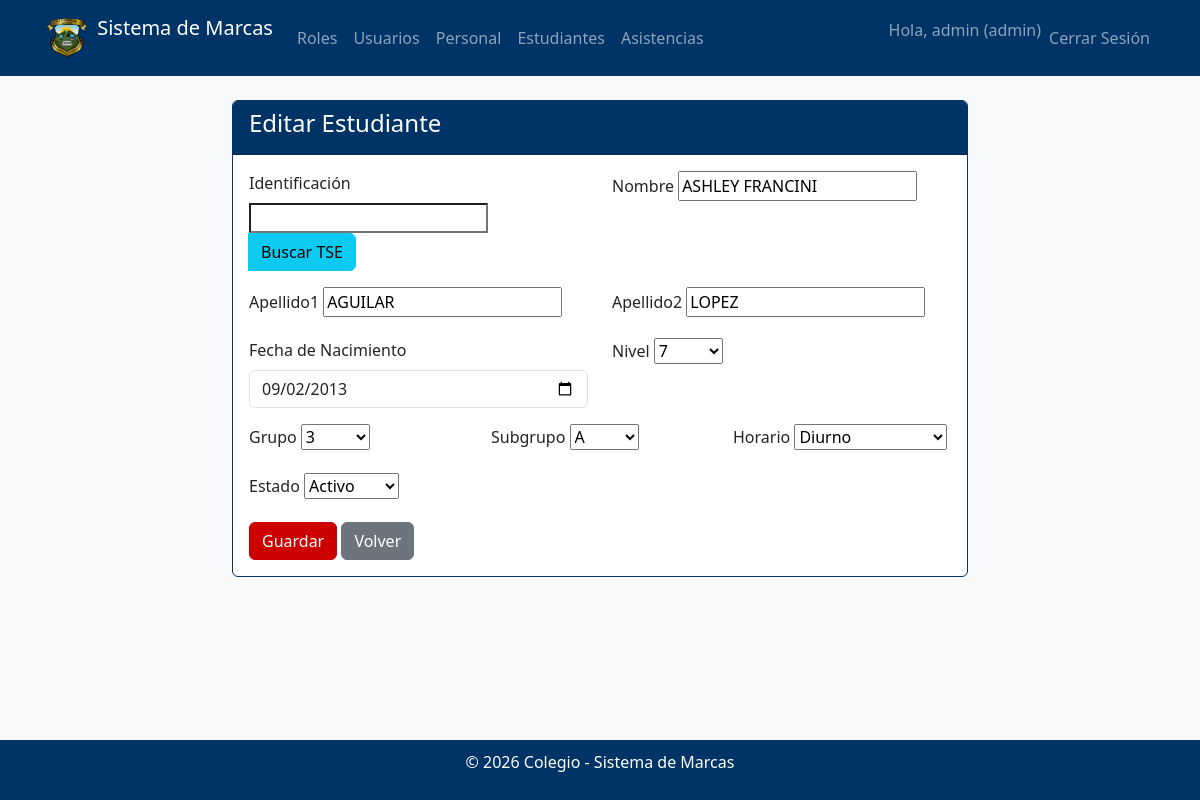
The page /users/estudiantes/1/update/ (signed in) on the database as committed earlier.
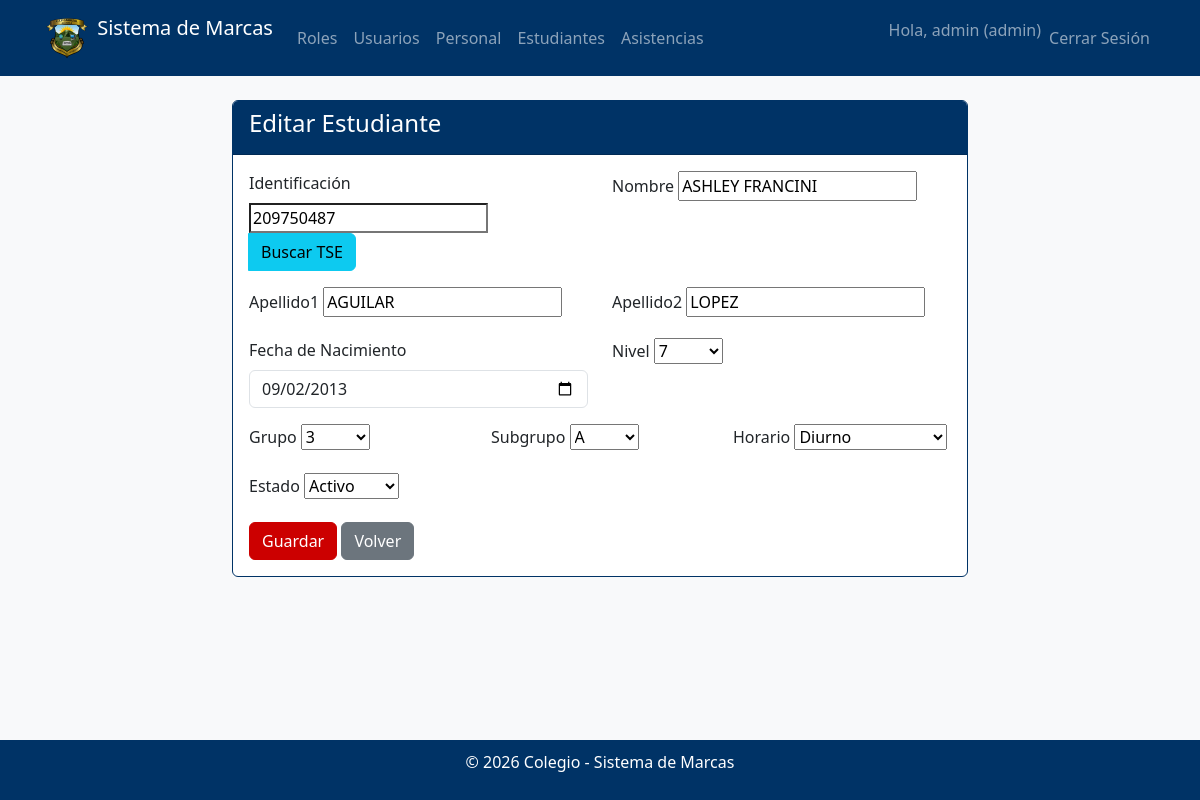
The same page on the database as committed later.
### users/models.py (models this page shows, shortened)
class Estudiante(models.Model):
    user = models.OneToOneField(User, on_delete=models.CASCADE, related_name='estudiante')
    identificacion = models.CharField(max_length=20, unique=True, blank=True, null=True)
    nombre = models.CharField(max_length=100)
    apellido1 = models.CharField(max_length=100)
    apellido2 = models.CharField(max_length=100, blank=True, null=True)
    fecha_nacimiento = models.DateField()
    NIVEL_CHOICES = [
        (7, '7'),
        (8, '8'),
        (9, '9'),
        (10, '10'),
        (11, '11'),
        (12, '12'),
    ]
    nivel = models.IntegerField(choices=NIVEL_CHOICES)
    GRUPO_CHOICES = [
        (1, '1'),
        (2, '2'),
        (3, '3'),
        (4, '4'),
        (5, '5'),
        (6, '6'),
        (7, '7'),
    ]
    grupo = models.IntegerField(choices=GRUPO_CHOICES)
    SUBGRUPO_CHOICES = [
        ('A', 'A'),
        ('B', 'B'),
        ('C', 'C'),
    ]
    subgrupo = models.CharField(max_length=10, choices=SUBGRUPO_CHOICES)
    HORARIO_CHOICES = [
        ('Diurno', 'Diurno'),
        ('Nocturno', 'Nocturno'),
        ('Diurno_Nocturno', 'Diurno_Nocturno'),
    ]
    horario = models.CharField(max_length=20, choices=HORARIO_CHOICES)
    ESTADO_CHOICES = [
        ('activo', 'Activo'),
        ('desactivo', 'Desactivo'),
    ]
    estado = models.CharField(max_length=10, choices=ESTADO_CHOICES, default='activo')

### users/views.py (the view)
# urls.py: path('estudiantes/<int:pk>/update/', views.EstudianteUpdateView.as_view(), name='estudiante_update'),
class EstudianteUpdateView(LoginRequiredMixin, AdminOnlyMixin, UpdateView):
    model = Estudiante
    template_name = 'users/estudiante_form.html'
    fields = ['identificacion', 'nombre', 'apellido1', 'apellido2', 'fecha_nacimiento', 'nivel', 'grupo', 'subgrupo', 'horario', 'estado']
    success_url = reverse_lazy('estudiante_list')

### users/views.py (called while the page is built)
    def test_func(self):
        return self.request.user.profile.role.name == 'admin'

### users/templates/users/estudiante_form.html (shortened to what this page needs)
{% extends 'base.html' %}
{% block content %}
<div class="row">
    <div class="col-md-8 offset-md-2">
        <div class="card">
            <div class="card-header">
                <h4>{% if object %}Editar{% else %}Crear{% endif %} Estudiante</h4>
            </div>
            <div class="card-body">
                <form method="post" id="estudianteForm">
                    <div class="row">
                        <div class="col-md-6 mb-3">
                            <label for="{{ form.identificacion.id_for_label }}" class="form-label">Identificación</label>
                            <div class="input-group">
                                {{ form.identificacion }}
                                <button type="button" class="btn btn-info" id="btnBuscarTSE" onclick="buscarTSE()">
                                     Buscar TSE
                                </button>
                            </div>
                        </div>
                        <div class="col-md-6 mb-3">
                            <label for="{{ form.nombre.id_for_label }}" class="form-label">Nombre</label>
                            {{ form.nombre }}
                        </div>
                    </div>
                    <div class="row">
                        <div class="col-md-6 mb-3">
                            <label for="{{ form.apellido1.id_for_label }}" class="form-label">Apellido1</label>
                            {{ form.apellido1 }}
                        </div>
                        <div class="col-md-6 mb-3">
                            <label for="{{ form.apellido2.id_for_label }}" class="form-label">Apellido2</label>
                            {{ form.apellido2 }}
                        </div>
                    </div>
                    <div class="row">
                        <div class="col-md-6 mb-3">
                            <label for="{{ form.fecha_nacimiento.id_for_label }}" class="form-label">Fecha de Nacimiento</label>
                            {% if form.fecha_nacimiento.value %}
                                <input type="date" id="{{ form.fecha_nacimiento.id_for_label }}" name="{{ form.fecha_nacimiento.html_name }}" class="form-control" value="{{ form.fecha_nacimiento.value|date:'Y-m-d' }}">
                            {% else %}
                                <input type="date" id="{{ form.fecha_nacimiento.id_for_label }}" name="{{ form.fecha_nacimiento.html_name }}" class="form-control">
                            {% endif %}
                        </div>
                        <div class="col-md-6 mb-3">
                            <label for="{{ form.nivel.id_for_label }}" class="form-label">Nivel</label>
                            {{ form.nivel }}
                        </div>
                    </div>
                    <div class="row">
                        <div class="col-md-4 mb-3">
                            <label for="{{ form.grupo.id_for_label }}" class="form-label">Grupo</label>
                            {{ form.grupo }}
                        </div>
                        <div class="col-md-4 mb-3">
                            <label for="{{ form.subgrupo.id_for_label }}" class="form-label">Subgrupo</label>
                            {{ form.subgrupo }}
                        </div>
                        <div class="col-md-4 mb-3">
                            <label for="{{ form.horario.id_for_label }}" class="form-label">Horario</label>
                            {{ form.horario }}
                        </div>
                    </div>
                    <div class="row">
                        <div class="col-md-6 mb-3">
                            <label for="{{ form.estado.id_for_label }}" class="form-label">Estado</label>
                            {{ form.estado }}
                        </div>
                    </div>
                    <button type="submit" class="btn btn-primary">Guardar</button>
                    <a href="{% url 'estudiante_list' %}" class="btn btn-secondary">Volver</a>
                </form>
            </div>
        </div>
    </div>
</div>
{% endblock %}

Rows that differ between the two databases and show on the page:
changed Estudiante "ASHLEY FRANCINI": identificacion (not shown) → "209750487"
